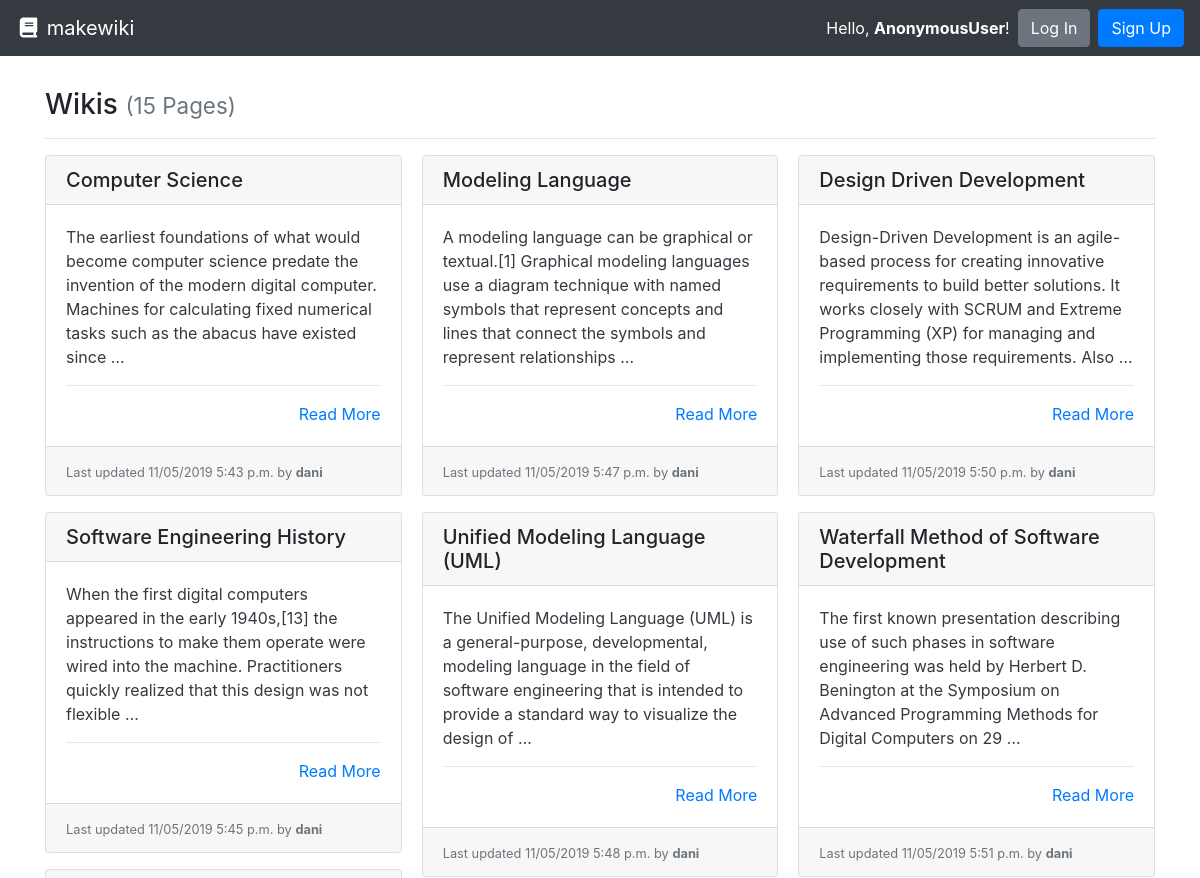
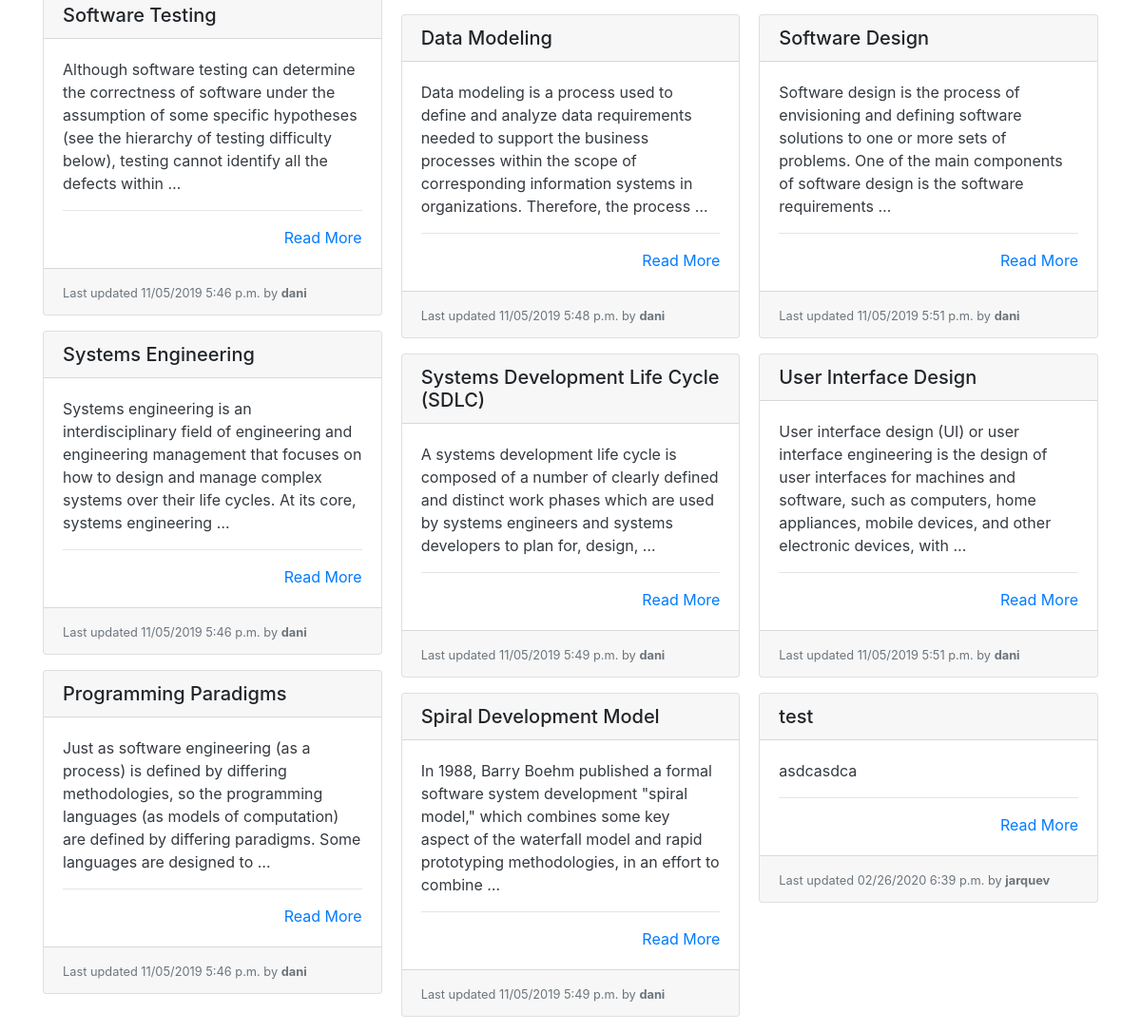
Before: / with the older database file (2 pictures, top to bottom).
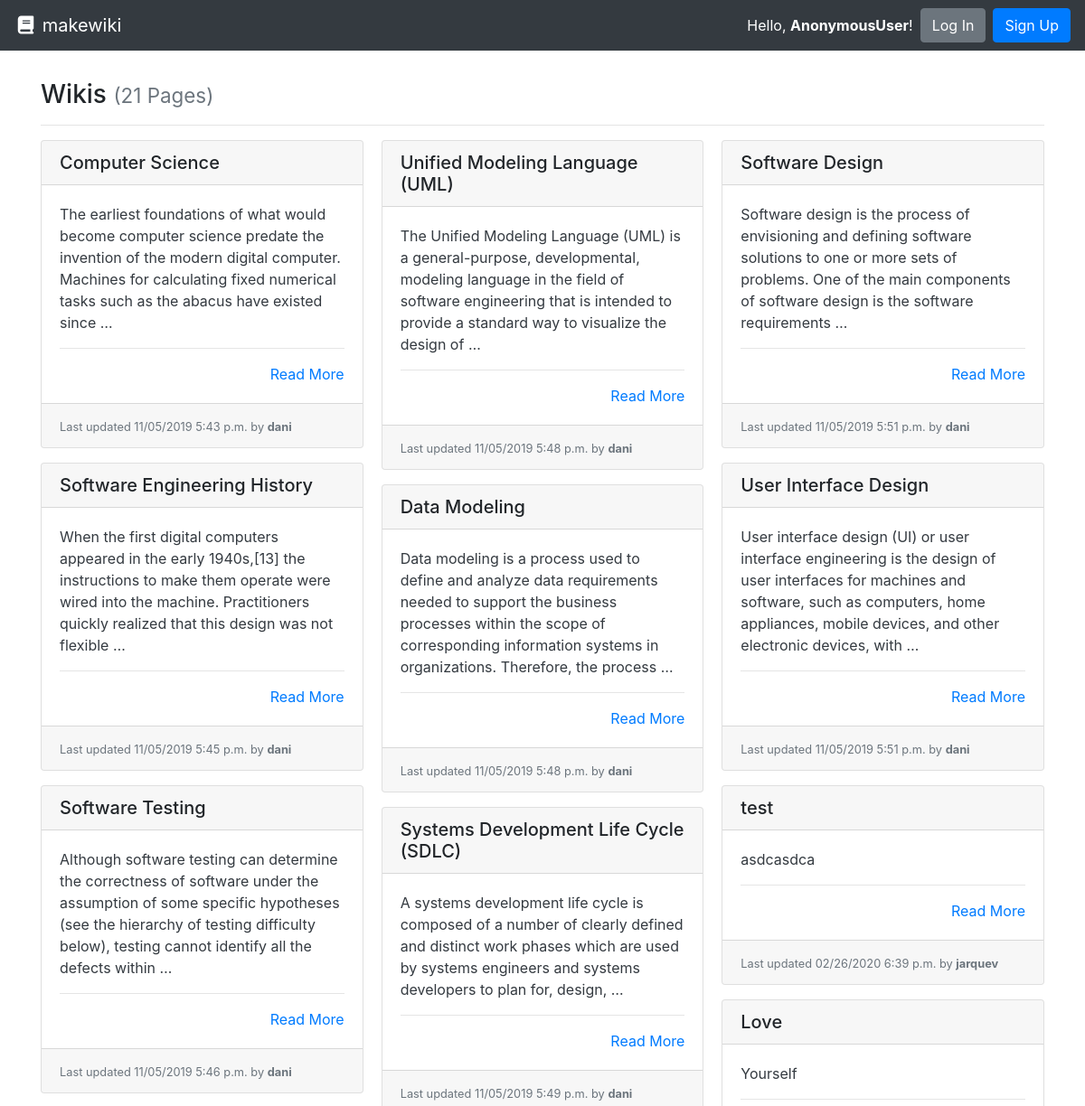
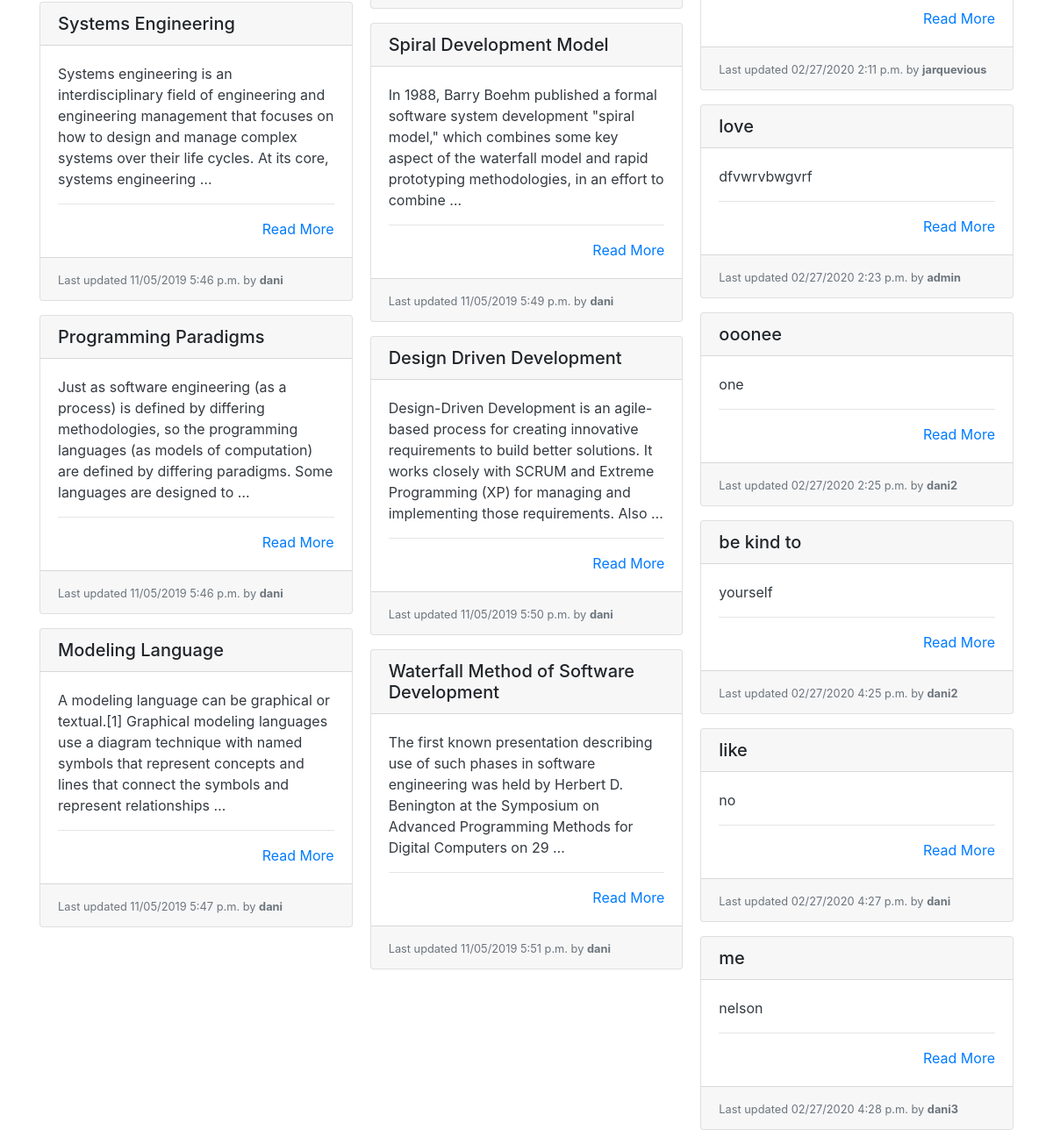
After: the same page with the newer database file (2 pictures, top to bottom).
### wiki/models.py (models this page shows, shortened)
class Page(models.Model):
    title = models.CharField(max_length=settings.WIKI_PAGE_TITLE_MAX_LENGTH, unique=True,
                             help_text="Title of your page.")
    author = models.ForeignKey(User, on_delete=models.PROTECT,
                               help_text="The user that posted this article.")
    slug = models.CharField(max_length=settings.WIKI_PAGE_TITLE_MAX_LENGTH, blank=True, editable=False,
                            help_text="Unique URL path to access this page. Generated by the system.")
    content = models.TextField(
        help_text="Write the content of your page here.")
    created = models.DateTimeField(auto_now_add=True,
                                   help_text="The date and time this page was created. Automatically generated when the model saves.")
    modified = models.DateTimeField(auto_now=True,
                                    help_text="The date and time this page was updated. Automatically generated when the model updates.")

### wiki/views.py (the view)
# urls.py: path('', PageListView.as_view(), name='wiki-list-page'),
class PageListView(ListView):
  model = Page
  def get(self, request):
      pages = self.get_queryset().all()
      return render(request, 'list.html', {
        'pages': pages
      })

### wiki/templates/list.html
{% extends "base.html" %}
{% block content %}
  <h3>Wikis {% if pages %}<small class="text-muted">({{ pages|length }} Page{{ pages|length|pluralize:"s" }})</small>{% endif %}</h3>
  <hr>
  {% if pages %}
    <div class="card-columns">
      {% for page in pages %}
        {% include "partials/card.html" %}
      {% endfor %}
    </div>
  {% else %}
    <div class="alert alert-primary" role="alert">No pages to display.</div>
  {% endif %}
{% endblock %}

### templates/base.html (shortened to what this page needs)
<!doctype html>
<html lang="en">
  <head>
    <link rel="stylesheet" href="https://stackpath.bootstrapcdn.com/bootstrap/4.3.1/css/bootstrap.min.css"
>
  </head>
  <body>
    <nav class="navbar navbar-expand-md navbar-dark bg-dark">
      <a class="navbar-brand" href="{% url 'wiki:wiki-list-page' %}"><i class="fas fa-fw fa-book"></i> makewiki</a>
      <form class="form-inline ml-auto">
        <div class="text-white">Hello, <strong>{{ user }}</strong>!</div>
        {% if user.is_authenticated %}
        <a href="{% url 'wiki:page-create-view' %}" class="btn btn-success ml-4">New Page</a>
        <a href="{% url 'logout' %}" class="btn btn-danger ml-2">Log Out</a>
        {% else %}
        <a href="{% url 'login' %}" class="btn btn-secondary ml-2">Log In</a>
        <a href="{% url 'signup' %}" class="btn btn-primary ml-2">Sign Up</a>
        {% endif %}
      </form>
    </nav>
    <main role="main" class="container" style="margin-top: 4vh;">
      {% block content %}{% endblock %}
    </main>
  </body>

### wiki/templates/partials/card.html
<div class="card mb-3">
  <h5 class="card-header ">{{ page.title }}</h5>
  <div class="card-body border-dark">
    <p class="card-text text-dark">
      {{ page.content|truncatewords_html:30 }}
      <hr>
      <div class="text-right"><a href="{% url 'wiki:wiki-details-page' page.slug %}" title="Read More">Read More</a></div>
  </div>
  <div class="card-footer">
    <small class="text-muted">Last updated {{ page.modified|date:"SHORT_DATETIME_FORMAT" }} by <b>{{ page.author.username }}</b></small>
  </div>
</div>

Changed rows visible on the page:
added Page: title "Love", content "Yourself", modified "02/27/2020 2:11 p.m.", author.username "jarquevious"
added Page: title "love", content "dfvwrvbwgvrf", modified "02/27/2020 2:23 p.m.", author.username "admin"
added Page: title "ooonee", content "one", modified "02/27/2020 2:25 p.m.", author.username "dani2"
added Page: title "be kind to", content "yourself", modified "02/27/2020 4:25 p.m.", author.username "dani2"
added Page: title "like", content "no", modified "02/27/2020 4:27 p.m.", author.username "dani"
added Page: title "me", content "nelson", modified "02/27/2020 4:28 p.m.", author.username "dani3"
Other visible differences:
{{ pages|length }}: "15" → "21"
